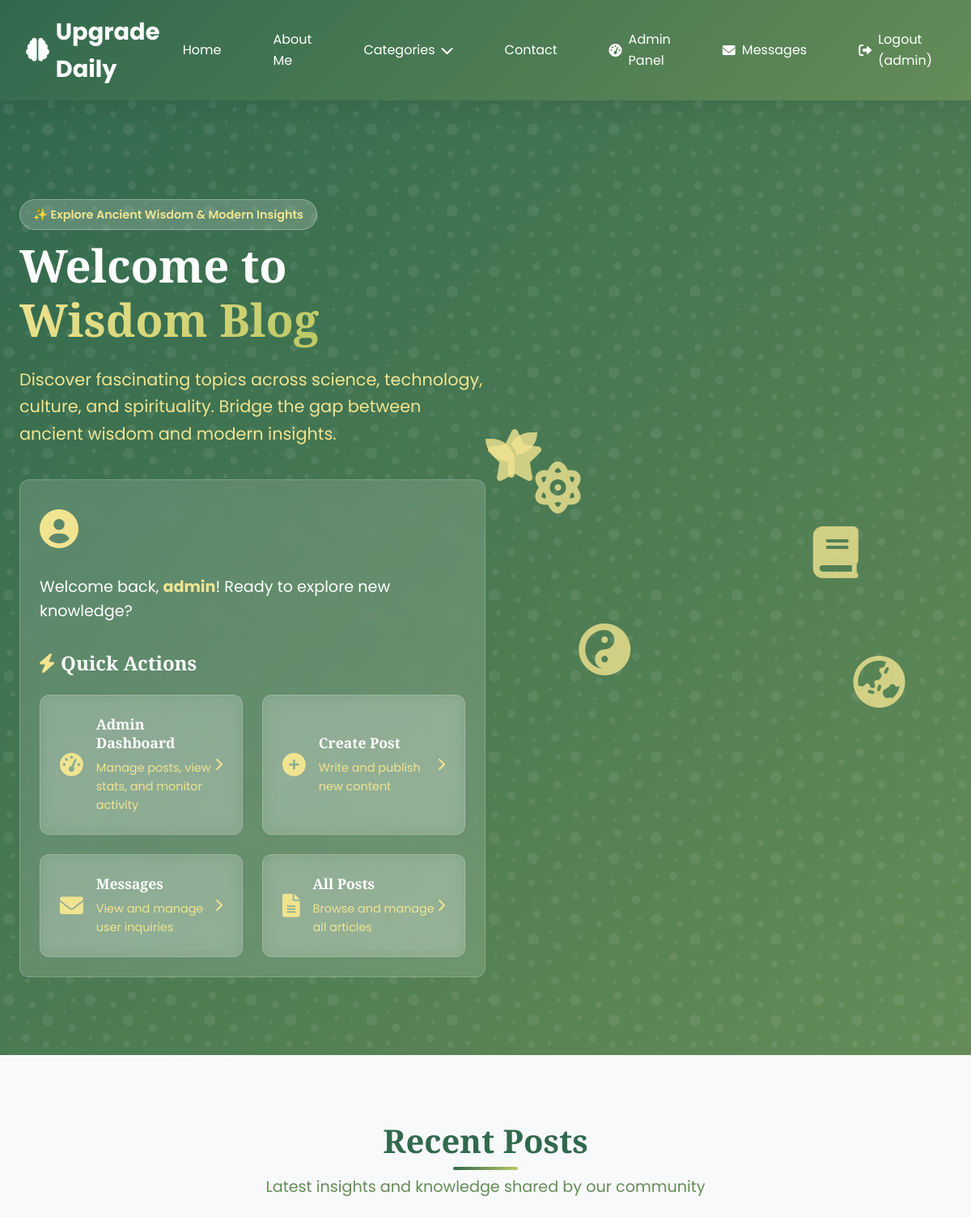
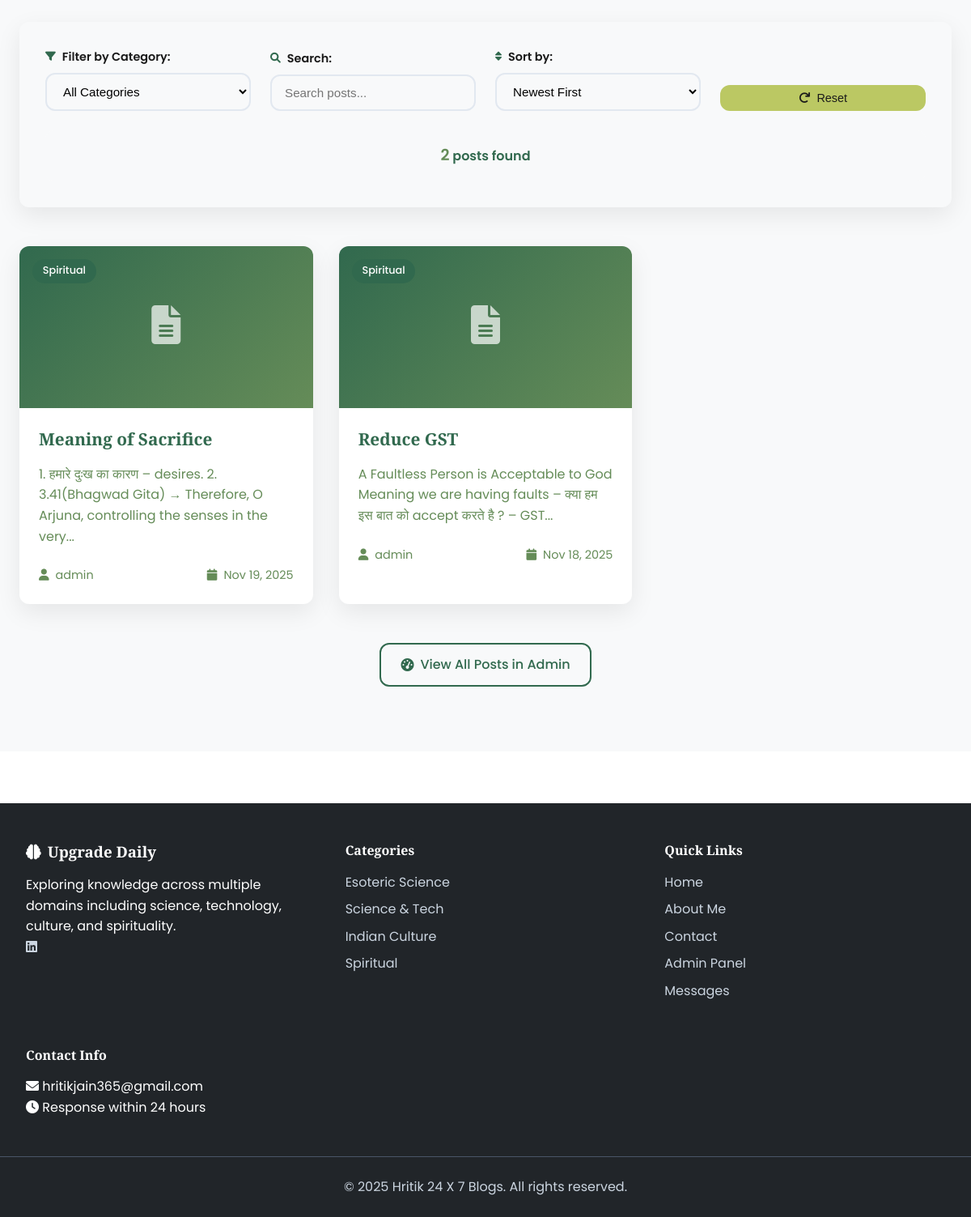
The page / (signed in) on the database its author committed (2 pictures, top to bottom).
### tables this page shows
CREATE TABLE users
                 (id INTEGER PRIMARY KEY AUTOINCREMENT,
                  username TEXT UNIQUE NOT NULL,
                  email TEXT UNIQUE NOT NULL,
                  password TEXT NOT NULL,
                  is_admin BOOLEAN DEFAULT FALSE,
                  created_at TIMESTAMP DEFAULT CURRENT_TIMESTAMP);

CREATE TABLE posts
                 (id INTEGER PRIMARY KEY AUTOINCREMENT,
                  title TEXT NOT NULL,
                  content TEXT NOT NULL,
                  category TEXT NOT NULL,
                  image_path TEXT,
                  author_id INTEGER,
                  created_at TIMESTAMP DEFAULT CURRENT_TIMESTAMP,
                  FOREIGN KEY (author_id) REFERENCES users (id));

### app.py (the view)
@app.route('/')
def index():
    conn = get_db_connection()
    posts = conn.execute('''
        SELECT p.*, u.username
        FROM posts p
        JOIN users u ON p.author_id = u.id
        ORDER BY p.created_at DESC
        LIMIT 6
    ''').fetchall()
    conn.close()
    return render_template('index.html', posts=posts)

### templates/index.html (shortened to what this page needs)
{% extends "base.html" %}
{% block content %}
<section class="hero-section">
    <div class="container">
        <div class="hero-content">
            <div class="hero-text">
                <div class="hero-badge">
                    <span>✨ Explore Ancient Wisdom & Modern Insights</span>
                </div>
                <h1 class="hero-title">Welcome to <span class="gradient-text">Wisdom Blog</span></h1>
                <p class="hero-subtitle">Discover fascinating topics across science, technology, culture, and spirituality. Bridge the gap between ancient wisdom and modern insights.</p>
                {% if not session.user_id %}
                <div class="hero-buttons">
                    <a href="{{ url_for('register') }}" class="btn btn-primary btn-large pulse-animation">
                        <i class="fas fa-user-plus"></i>
                        Get Started
                    </a>
                    <a href="{{ url_for('login') }}" class="btn btn-secondary btn-large">
                        <i class="fas fa-sign-in-alt"></i>
                        Login
                    </a>
                </div>
                {% else %}
                <div class="welcome-message">
                    <div class="user-avatar">
                        <i class="fas fa-user-circle"></i>
                    </div>
                    <p class="welcome-text">Welcome back, <strong>{{ session.username }}</strong>! Ready to explore new knowledge?</p>
                    {% if session.is_admin %}
                    <div class="admin-quick-actions">
                        <div class="quick-actions-header">
                            <i class="fas fa-bolt"></i>
                            <h3>Quick Actions</h3>
                        </div>
                        <div class="quick-actions-grid">
                            <a href="{{ url_for('admin_dashboard') }}" class="quick-action-card dashboard-card">
                                <div class="action-icon">
                                    <i class="fas fa-tachometer-alt"></i>
                                </div>
                                <div class="action-content">
                                    <h4>Admin Dashboard</h4>
                                    <p>Manage posts, view stats, and monitor activity</p>
                                </div>
                                <div class="action-arrow">
                                    <i class="fas fa-chevron-right"></i>
                                </div>
                            </a>
                            <a href="{{ url_for('create_post') }}" class="quick-action-card create-card">
                                <div class="action-icon">
                                    <i class="fas fa-plus-circle"></i>
                                </div>
                                <div class="action-content">
                                    <h4>Create Post</h4>
                                    <p>Write and publish new content</p>
                                </div>
                                <div class="action-arrow">
                                    <i class="fas fa-chevron-right"></i>
                                </div>
                            </a>
                            <a href="{{ url_for('view_messages') }}" class="quick-action-card messages-card">
                                <div class="action-icon">
                                    <i class="fas fa-envelope"></i>
                                </div>
                                <div class="action-content">
                                    <h4>Messages</h4>
                                    <p>View and manage user inquiries</p>
                                </div>
                                <div class="action-arrow">
                                    <i class="fas fa-chevron-right"></i>
                                </div>
                            </a>
                            <a href="{{ url_for('admin_dashboard') }}#posts" class="quick-action-card posts-card">
                                <div class="action-icon">
                                    <i class="fas fa-file-alt"></i>
                                </div>
                                <div class="action-content">
                                    <h4>All Posts</h4>
                                    <p>Browse and manage all articles</p>
                                </div>
                                <div class="action-arrow">
                                    <i class="fas fa-chevron-right"></i>
                                </div>
                            </a>
                        </div>
                    </div>
                    {% endif %}
                </div>
                {% endif %}
            </div>
            <div class="hero-visual">
                <div class="floating-icons">
                    <i class="icon-1 fas fa-atom"></i>
                    <i class="icon-2 fas fa-yin-yang"></i>
                    <i class="icon-3 fas fa-book"></i>
                    <i class="icon-4 fas fa-globe-asia"></i>
                    <i class="icon-5 fas fa-seedling"></i>
                    <i class="icon-6 fas fa-star"></i>
                </div>
            </div>
        </div>
    </div>
</section>
<section class="recent-posts-section section-padding bg-light">
    <div class="container">
        <div class="section-header">
            <h2 class="section-title">Recent Posts</h2>
            <p class="section-subtitle">Latest insights and knowledge shared by our community</p>
        </div>
        <div class="filter-section">
            <div class="filter-container">
                <div class="filter-group">
                    <label for="category-filter"><i class="fas fa-filter"></i> Filter by Category:</label>
                    <select id="category-filter" class="filter-select">
                        <option value="all">All Categories</option>
                    </select>
                </div>
                <div class="filter-group">
                    <label for="search-filter"><i class="fas fa-search"></i> Search:</label>
                    <input type="text" id="search-filter" class="filter-input" placeholder="Search posts...">
                </div>
                <div class="filter-group">
                    <label for="sort-filter"><i class="fas fa-sort"></i> Sort by:</label>
                    <select id="sort-filter" class="filter-select">
                        <option value="newest">Newest First</option>
                    </select>
                </div>
                <button id="reset-filters" class="btn btn-secondary btn-sm">
                    <i class="fas fa-redo"></i> Reset
                </button>
            </div>
            <div class="filter-results">
                <span id="results-count">0</span> posts found
            </div>
        </div>
        {% if posts %}
        <div class="posts-grid" id="posts-container">
            {% for post in posts %}
            <article class="post-card" data-category="{{ post['category'] }}" data-title="{{ post['title']|lower }}" data-date="{{ post['created_at'] }}">
                <a href="{{ url_for('view_post', post_id=post['id']) }}" class="post-link">
                    {% if post['image_path'] %}
                    <div class="post-image">
                        <img src="{{ get_image_url(post['image_path']) }}" alt="{{ post['title'] }}" loading="lazy">
                        <div class="post-category-badge">{{ post['category'] }}</div>
                    </div>
                    {% else %}
                    <div class="post-image placeholder">
                        <div class="placeholder-icon">
                            <i class="fas fa-file-alt"></i>
                        </div>
                        <div class="post-category-badge">{{ post['category'] }}</div>
                    </div>
                    {% endif %}
                    <div class="post-content">
                        <h3 class="post-title">{{ post['title'] }}</h3>
                        <p class="post-excerpt">
                            {{ post['content']|striptags|truncate(120) }}
                        </p>
                        <div class="post-meta">
                            <div class="post-author">
                                <i class="fas fa-user"></i>
                                <span>{{ post['username'] }}</span>
                            </div>
                            <div class="post-date">
                                <i class="fas fa-calendar"></i>
                                <span>{{ format_date(post['created_at']) }}</span>
                            </div>
                        </div>
                    </div>
                </a>
            </article>
            {% endfor %}
        </div>
        <div class="section-footer">
            {% if session.is_admin %}
            <a href="{{ url_for('admin_dashboard') }}" class="btn btn-outline">
                <i class="fas fa-tachometer-alt"></i>
                View All Posts in Admin
            </a>
            {% else %}
            <a href="{{ url_for('category_posts', category_name='Esoteric Science') }}" class="btn btn-outline">
                <i class="fas fa-book-open"></i>
                Explore More Posts
            </a>
            {% endif %}
        </div>
        {% endif %}
    </div>
</section>
{% endblock %}

### templates/base.html (shortened to what this page needs)
<!DOCTYPE html>
<html lang="en">
<head>
    <link rel="stylesheet" href="{{ url_for('static', filename='style.css') }}">
    <link href="https://cdnjs.cloudflare.com/ajax/libs/font-awesome/6.0.0/css/all.min.css" rel="stylesheet">
</head>
<body>
    <nav class="navbar">
        <div class="nav-container">
            <a href="{{ url_for('index') }}" class="nav-logo">
                <i class="fas fa-brain"></i> Upgrade Daily
            </a>
            <div class="nav-menu">
                <a href="{{ url_for('index') }}" class="nav-link">Home</a>
                <a href="{{ url_for('about') }}" class="nav-link">About Me</a>
                <div class="dropdown">
                    <a href="#" class="nav-link">Categories <i class="fas fa-chevron-down"></i></a>
                </div>
                <a href="{{ url_for('contact') }}" class="nav-link">Contact</a>
                {% if session.user_id %}
                    {% if session.is_admin %}
                        <a href="{{ url_for('admin_dashboard') }}" class="nav-link admin-btn">
                            <i class="fas fa-tachometer-alt"></i> Admin Panel
                        </a>
                        <a href="{{ url_for('view_messages') }}" class="nav-link messages-btn">
                            <i class="fas fa-envelope"></i> Messages
                        </a>
                    {% endif %}
                    <a href="{{ url_for('logout') }}" class="nav-link logout-btn">
                        <i class="fas fa-sign-out-alt"></i> Logout ({{ session.username }})
                    </a>
                {% endif %}
            </div>
        </div>
    </nav>
    <main class="main-content">
        {% block content %}{% endblock %}
    </main>
    <footer class="footer">
        <div class="footer-container">
            <div class="footer-section">
                <h3><i class="fas fa-brain"></i> Upgrade Daily </h3>
                <p>Exploring knowledge across multiple domains including science, technology, culture, and spirituality.</p>
                <div class="social-links">
                    <a href="https://www.linkedin.com/in/hrjain365/" target="_blank" title="LinkedIn">
                        <i class="fab fa-linkedin"></i>
                    </a>
                </div>
            </div>
            <div class="footer-section">
                <h4>Categories</h4>
                <a href="{{ url_for('category_posts', category_name='Esoteric Science') }}">Esoteric Science</a>
                <a href="{{ url_for('category_posts', category_name='Science and Tech') }}">Science & Tech</a>
                <a href="{{ url_for('category_posts', category_name='Indian Culture') }}">Indian Culture</a>
                <a href="{{ url_for('category_posts', category_name='Spiritual') }}">Spiritual</a>
            </div>
            <div class="footer-section">
                <h4>Quick Links</h4>
                <a href="{{ url_for('index') }}">Home</a>
                <a href="{{ url_for('about') }}">About Me</a>
                <a href="{{ url_for('contact') }}">Contact</a>
                {% if session.is_admin %}
                <a href="{{ url_for('admin_dashboard') }}">Admin Panel</a>
                <a href="{{ url_for('view_messages') }}">Messages</a>
                {% endif %}
            </div>
            <div class="footer-section">
                <h4>Contact Info</h4>
                <p><i class="fas fa-envelope"></i> hritikjain365@gmail.com</p>
                <p><i class="fas fa-clock"></i> Response within 24 hours</p>
            </div>
        </div>
        <div class="footer-bottom">
            <p>&copy; 2025 Hritik 24 X 7 Blogs. All rights reserved.</p>
        </div>
    </footer>
</body>
</html>

### rows shown on the page
users: username "admin"
posts: category "Spiritual", title "Meaning of Sacrifice", content "1. हमारे दुःख का कारण – desires. 2. 3.41(Bhagwad Gita) → Therefore, O Arjuna, controlling the senses in the very...", username "admin", created_at "Nov 19, 2025"
posts: category "Spiritual", title "Reduce GST", content "A Faultless Person is Acceptable to God Meaning we are having faults – क्या हम इस बात को accept करते है ? – GST...", username "admin", created_at "Nov 18, 2025"
